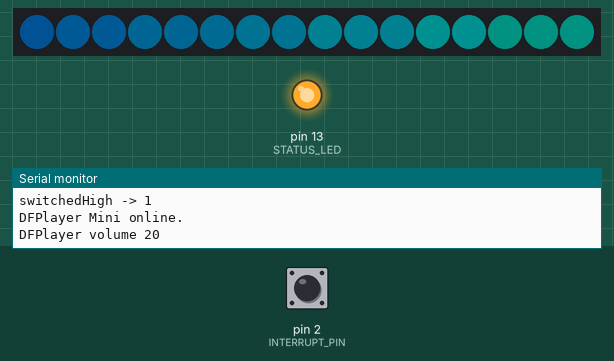
The sketch below on a simulated Arduino Uno, built with avr-gcc and run on an emulated ATmega328P. On the bench: 16 RGB LEDs in strip order, left to right, output pins drawn as LEDs (lit = HIGH), the last lines printed to the serial monitor. The inputs (shaded band) are chosen by the test bench; at power-on: pin 2 (INTERRUPT_PIN) HIGH. Dim RGB values are drawn brighter than linear; the audio player accepts every command and is not drawn.

Above: at 1.7 s.
1.8 s: pin 2 (INTERRUPT_PIN) pulled LOW for 0.15 s
At 2.17 s:
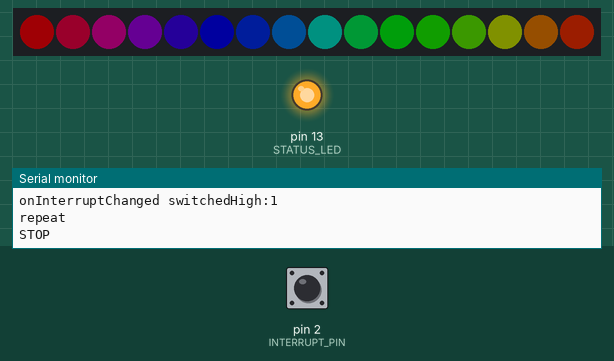
2.5 s: pin 2 (INTERRUPT_PIN) pulled LOW for 1 s
At 2.77 s:
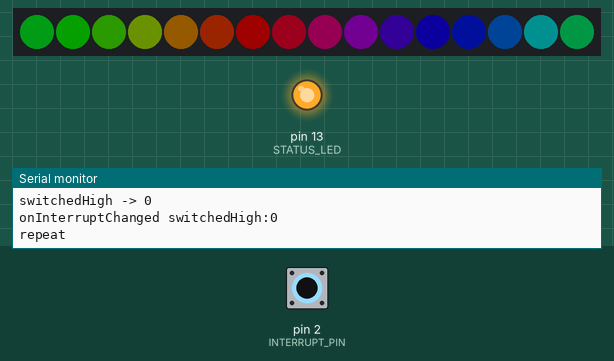
4.1 s: pin 2 (INTERRUPT_PIN) pulled LOW for 0.15 s
At 4.58 s:
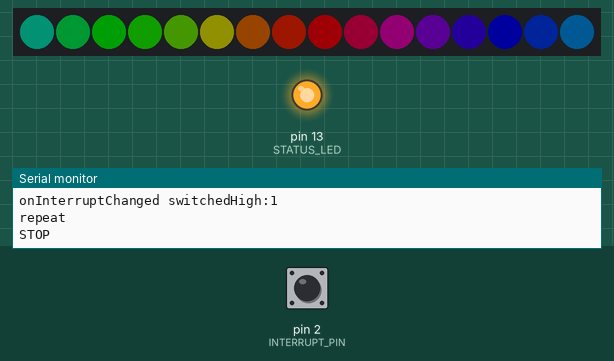
4.8 s: pin 2 (INTERRUPT_PIN) pulled LOW for 3.2 s
At 5.18 s:
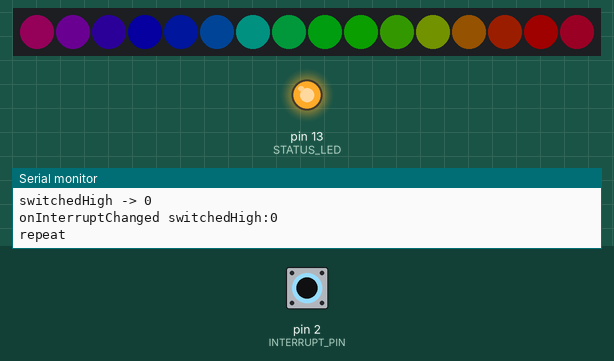
8.6 s: pin 2 (INTERRUPT_PIN) pulled LOW for 0.15 s
At 9.1 s:
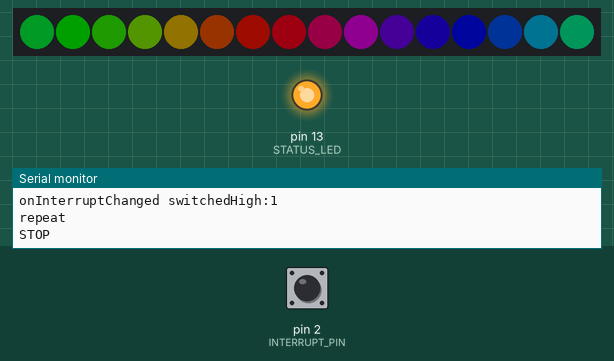
9.3 s: pin 2 (INTERRUPT_PIN) pulled LOW for 1 s
At 9.7 s:
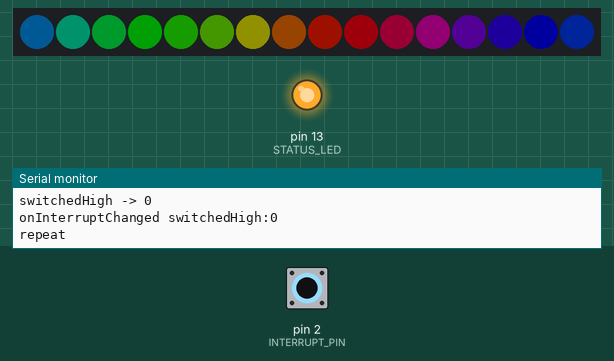
Timing chart, 0 to 12.3 s (numbered marks = the images above; inputs shaded):
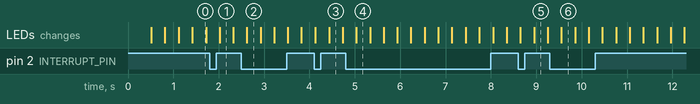

The sketch:

vechterkist.ino
```cpp
// Simple NeoPixel test.  Lights just a few pixels at a time so a
// 1m strip can safely be powered from Arduino 5V pin.  Arduino
// may nonetheless hiccup when LEDs are first connected and not
// accept code.  So upload code first, unplug USB, connect pixels
// to GND FIRST, then +5V and digital pin 6, then re-plug USB.
// A working strip will show a few pixels moving down the line,
// cycling between red, green and blue.  If you get no response,
// might be connected to wrong end of strip (the end wires, if
// any, are no indication -- look instead for the data direction
// arrows printed on the strip).

#include <Adafruit_NeoPixel.h>
#include "DFRobotDFPlayerMini.h"
#include <SoftwareSerial.h>
#include <avr/sleep.h>

#define LOG 0
#define USB Serial

// #define DFPLAYER Serial1
//#define PIN 21 // HUZZAH32
#define PIN 4 // Arduino Uno
#define N_LEDS 16
#define WORM_LENGTH 8
#define INTERRUPT_PIN 2
#define STATUS_LED 13
#define SONG_LENGTH 13000 // 13 seconds
#define BRIGHTNESS 32 // 0-255  32=1/8


Adafruit_NeoPixel strip = Adafruit_NeoPixel(N_LEDS, PIN, NEO_GRB + NEO_KHZ800);
uint32_t position = 0;
uint8_t brightness;
uint32_t c;
DFRobotDFPlayerMini myDFPlayer;
void printDetail(uint8_t type, int value);
int switchedHigh = -1;
bool initialized = false;
unsigned long playingUntil = 0;
bool autoStart = false;

SoftwareSerial DFPLAYER(5, 6); // RX, TX

void setup() {
  DFPLAYER.begin(9600);
  USB.begin(115200);
  pinMode(STATUS_LED, OUTPUT);
  pinMode(INTERRUPT_PIN, INPUT_PULLUP);
  digitalWrite(STATUS_LED, 1);

  USB.println(F("init"));

  readInterruptStatus();
  start();
}

void loop() {
  readInterruptStatus();
  readDFPLayerStatus();
  rainbow(3);
  rainbowCycle(2);
  rainbow(3);
  rainbowCycle(1);
}

void start() {
  randomSeed(analogRead(0));

  if (!myDFPlayer.begin(DFPLAYER)) { // start serial connection with Dfplayer Mini
    USB.println(F("Unable to begin:"));
    USB.println(F("1.Please recheck the connection!"));
    USB.println(F("2.Please insert the SD card!"));
    while(true);
  }
  USB.println(F("DFPlayer Mini online."));

  myDFPlayer.setTimeOut(500); //Set serial communictaion time out 500ms

  USB.println(F("DFPlayer volume 20"));
  myDFPlayer.volume(20);  //Set volume value. From 0 to 30

  if (autoStart) {
    USB.println(F("Play the first mp3"));
    myDFPlayer.play(1);  //Play the first mp3
    playingUntil = millis() + SONG_LENGTH;
  }

  strip.begin();
  strip.setBrightness(BRIGHTNESS);
  initialized = true;
}

void readDFPLayerStatus() {
  if (myDFPlayer.available()) {
    printDetail(myDFPlayer.readType(), myDFPlayer.read()); //Print the detail message from DFPlayer to handle different errors and states.
  }
}

void readInterruptStatus() {
  int previousValue = switchedHigh;
  int value = digitalRead(INTERRUPT_PIN);

  if (previousValue == -1 || previousValue != value) {
    USB.print(F("switchedHigh -> ")); USB.println(value);
    switchedHigh = value;
    if (previousValue != -1) {
      onInterruptChanged();
    }
  }
}

void repeat() {
  USB.println(F("repeat"));

  if (!initialized) {
    USB.println(F("not initialized"));
    return;
  }

  if (millis() < playingUntil) {
    USB.println(F("STOP"));
    playingUntil = 0;
    myDFPlayer.stop();
    return;
  }

  myDFPlayer.play(1);  //Play the first mp3
  playingUntil = millis() + SONG_LENGTH;
}

void onInterruptChanged() {
  USB.print(F("onInterruptChanged switchedHigh:")); USB.println(switchedHigh);
  repeat();
}

void printDetail(uint8_t type, int value){
  switch (type) {
    case TimeOut:
      USB.println(F("Time Out!"));
      break;
    case WrongStack:
      USB.println(F("Stack Wrong!"));
      break;
    case DFPlayerCardInserted:
      USB.println(F("Card Inserted!"));
      break;
    case DFPlayerCardRemoved:
      USB.println(F("Card Removed!"));
      break;
    case DFPlayerCardOnline:
      USB.println(F("Card Online!"));
      break;
    case DFPlayerPlayFinished:
      USB.print(F("Number:"));
      USB.print(value);
      USB.println(F(" Play Finished!"));
      break;
    case DFPlayerError:
      USB.print(F("DFPlayerError:"));
      switch (value) {
        case Busy:
          USB.println(F("Card not found"));
          break;
        case Sleeping:
          USB.println(F("Sleeping"));
          break;
        case SerialWrongStack:
          USB.println(F("Get Wrong Stack"));
          break;
        case CheckSumNotMatch:
          USB.println(F("Check Sum Not Match"));
          break;
        case FileIndexOut:
          USB.println(F("File Index Out of Bound"));
          break;
        case FileMismatch:
          USB.println(F("Cannot Find File"));
          break;
        case Advertise:
          USB.println(F("In Advertise"));
          break;
        default:
          break;
      }
      break;
    default:
      break;
  }
}


void gotoSleep() {
  USB.print(F("gotoSleep switchedHigh:")); USB.println(switchedHigh);
  digitalWrite(STATUS_LED, 0);
  sleep_enable();
  attachInterrupt(0, wakeUp, !switchedHigh);
  set_sleep_mode(SLEEP_MODE_PWR_DOWN);
  delay(100); // wait for LED to turn off
  sleep_cpu();

  // next line that is executed is after wakeup
  switchedHigh = digitalRead(INTERRUPT_PIN);
}

void wakeUp() {
  USB.println(F("wakeUp"));
  digitalWrite(STATUS_LED, 1);
  sleep_disable();
  detachInterrupt(0);
}


void delayWithStatusCheck(uint8_t wait) {
  for (int i=0; i<wait; i++) {
    delay(1);
    readDFPLayerStatus();
    readInterruptStatus();
  }
}


/////////////////////////
//      NEOPIXEL       //
/////////////////////////


// Fill the dots one after the other with a color
void colorWipe(uint32_t c, uint8_t wait) {
  for(uint16_t i=0; i<strip.numPixels(); i++) {
      strip.setPixelColor(i, c);
      strip.show();
      delayWithStatusCheck(wait);
  }
}

void rainbow(uint8_t wait) {
  uint16_t i, j;

  for(j=0; j<256; j++) {
    for(i=0; i<strip.numPixels(); i++) {
      strip.setPixelColor(i, Wheel((i+j) & 255));
    }
    strip.show();
    delayWithStatusCheck(wait);
  }
}

// Slightly different, this makes the rainbow equally distributed throughout
void rainbowCycle(uint8_t wait) {
  uint16_t i, j;

  for(j=0; j<256*5; j++) { // 5 cycles of all colors on wheel
    for(i=0; i< strip.numPixels(); i++) {
      strip.setPixelColor(i, (Wheel(((i * 256 / strip.numPixels()) + j) & 255)));
    }
    strip.show();
    delayWithStatusCheck(wait);
  }
}

// Input a value 0 to 255 to get a color value.
// The colours are a transition r - g - b - back to r.
uint32_t Wheel(byte WheelPos) {
  if(WheelPos < 85) {
   return strip.Color(WheelPos * 3, 255 - WheelPos * 3, 0);
  } else if(WheelPos < 170) {
   WheelPos -= 85;
   return strip.Color(255 - WheelPos * 3, 0, WheelPos * 3);
  } else {
   WheelPos -= 170;
   return strip.Color(0, WheelPos * 3, 255 - WheelPos * 3);
  }
}
```

Measured:
- after the input at 1.8 s, the LEDs: change after 0.22 s (image 1)
- after the input at 4.1 s, the LEDs: first change at once (image 3 shows a later state)
